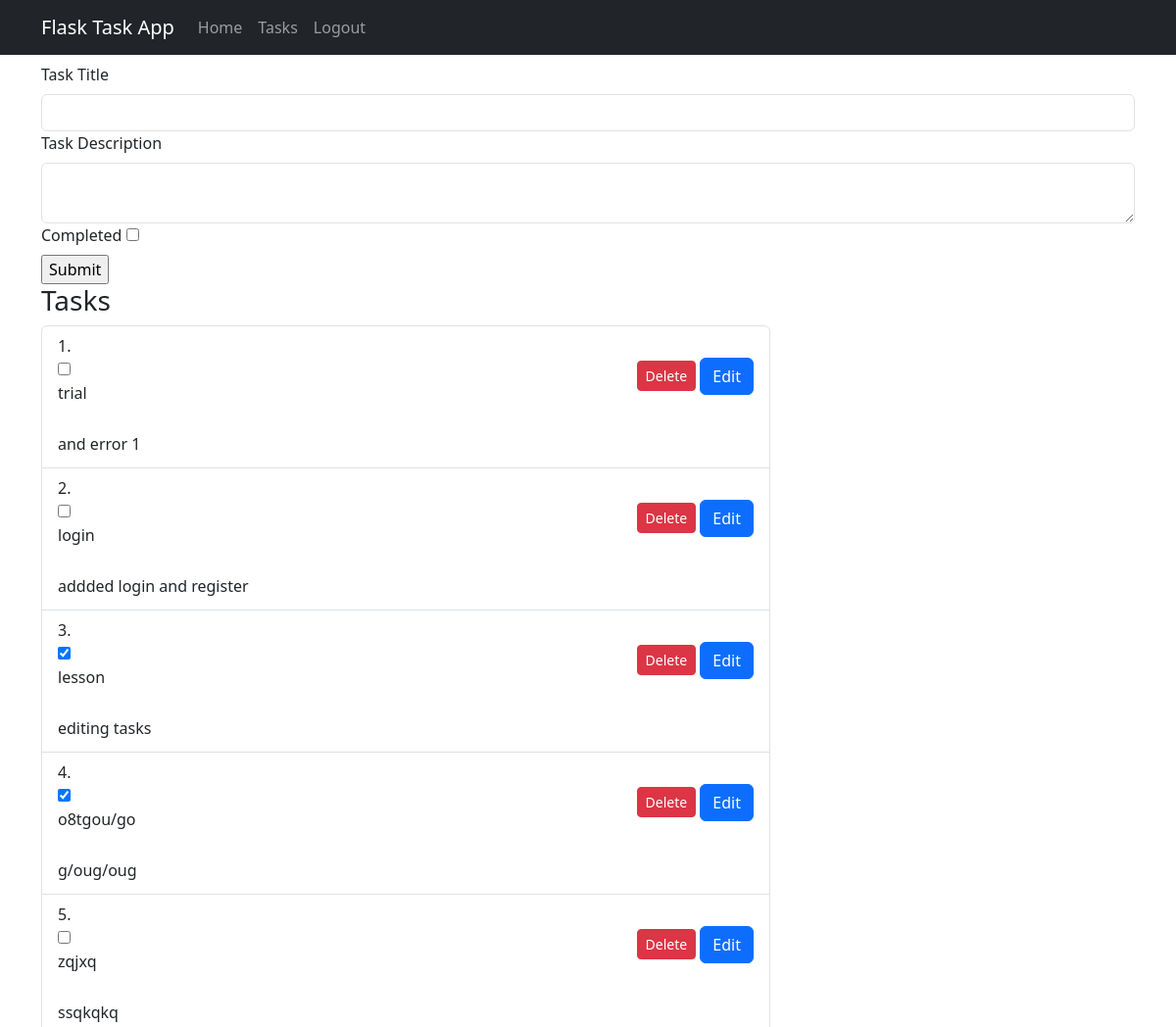
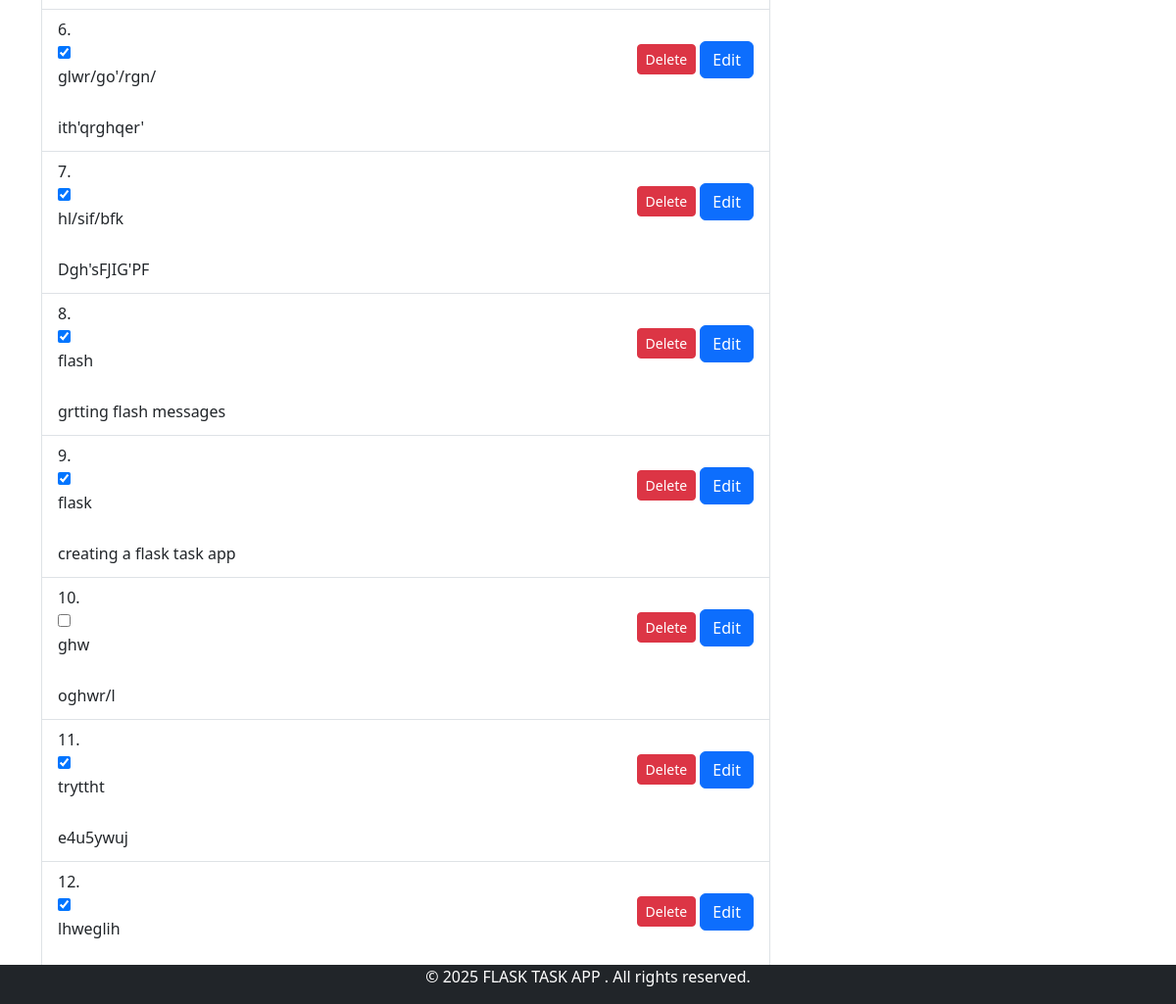
The page /tasks (signed in) on the database its author committed (2 pictures, top to bottom).
### app/models.py (models this page shows, shortened)
class Task(db.Model):
    id = db.Column(db.Integer, primary_key=True)
    title = db.Column(db.String(100), nullable=False)
    description = db.Column(db.Text, nullable=False)
    completed = db.Column(db.Boolean, default=False)
    user_id = db.Column(db.Integer, db.ForeignKey('user.id'), nullable=False)

### app/routes.py (the view, shortened to what this page needs)
@app.route('/tasks', methods=['GET', 'POST'])
@login_required
def tasks():
    tasks = Task.query.all()
    task_count = Task.query.count()
    form = TaskForm()
    tasks = Task.query.filter_by(user_id=current_user.id).all()
    return render_template('tasks.html', title='Tasks', tasks=tasks, task_count=task_count, form=form)

### app/forms.py
class TaskForm(FlaskForm):
   title = StringField('Task Title', validators=[DataRequired()])
   description = TextAreaField('Task Description', validators=[DataRequired()])
   completed = BooleanField('Completed' )
   submit = SubmitField('Submit')

### app/models.py (called while the page is built)
@login_manager.user_loader
def load_user(user_id):
    return User.query.get(user_id)

### app/templates/tasks.html (shortened to what this page needs)
{% extends "base.html" %}
{% block content %}
  <div class="container">
    <form action="{% if edit_mode %}{{ url_for('edit_task', task_id=request.view_args.task_id) }}{% else %}{{ url_for('tasks') }}{% endif %}" method="post">
       {{ form.title.label(class="form-label") }}
       {{ form.title(size=100, class="form-control w=50") }}
       {{ form.description.label(class="form-label") }}
       {{ form.description(class="form-control w=50") }}
       {{ form.completed.label(class="form-label") }}
       {{ form.completed(class="form-checkbox ") }}
<div>
    {{ form.submit }}
</div>
<div class="col-lg-8">
  <h3>Tasks</h3>
  <ol class="list-group list-group-numbered">
    {% for task in tasks|reverse %}
    <li class="list-group-item">
      <div class="d-flex justify-content-between align-items-start">
<div>
  <form action="{{ url_for('toggle_task', task_id=task.id) }}" method="post" class="d-inline">
    <input type="checkbox"
      {% if task.completed %} checked {% endif %}
      onchange="this.form.submit()"
      id="task-{{ task.id }}">
  </form>
  <p class="mb-1">{{ task.title }}</p>
  <br>
  <p class="mb-1">{{ task.description }}</p>
</div>
<form action="{{ url_for('delete_task', task_id=task.id) }}" method="post"
      onsubmit="console.log('Submitting delete form'); return confirm('Are you sure you want to delete this task?');"
      class="d-inline">
              <button type="submit" class="btn btn-sm btn-danger">Delete</button>
              <a href="{{ url_for('edit_task', task_id=task.id) }}" class="btn btn-primary btn-xx-lg">Edit</a>
            </form>
          </div>
        </li>
        {% endfor %}
      </ol>
    </div>
  </div>
{% endblock %}

### rows shown on the page
Task: title "trial", description "and error 1"
Task: title "login", description "addded login and register"
Task: completed "☑", title "lesson", description "editing tasks"
Task: completed "☑", title "o8tgou/go", description "g/oug/oug"
Task: title "zqjxq", description "ssqkqkq"
Task: completed "☑", title "glwr/go'/rgn/", description "ith'qrghqer'"
Task: completed "☑", title "hl/sif/bfk", description "Dgh'sFJIG'PF"
Task: completed "☑", title "flash", description "grtting flash messages"
Task: completed "☑", title "flask", description "creating a flask task app"
Task: title "ghw", description "oghwr/l"
Task: completed "☑", title "tryttht", description "e4u5ywuj"
Task: completed "☑", title "lhweglih"
